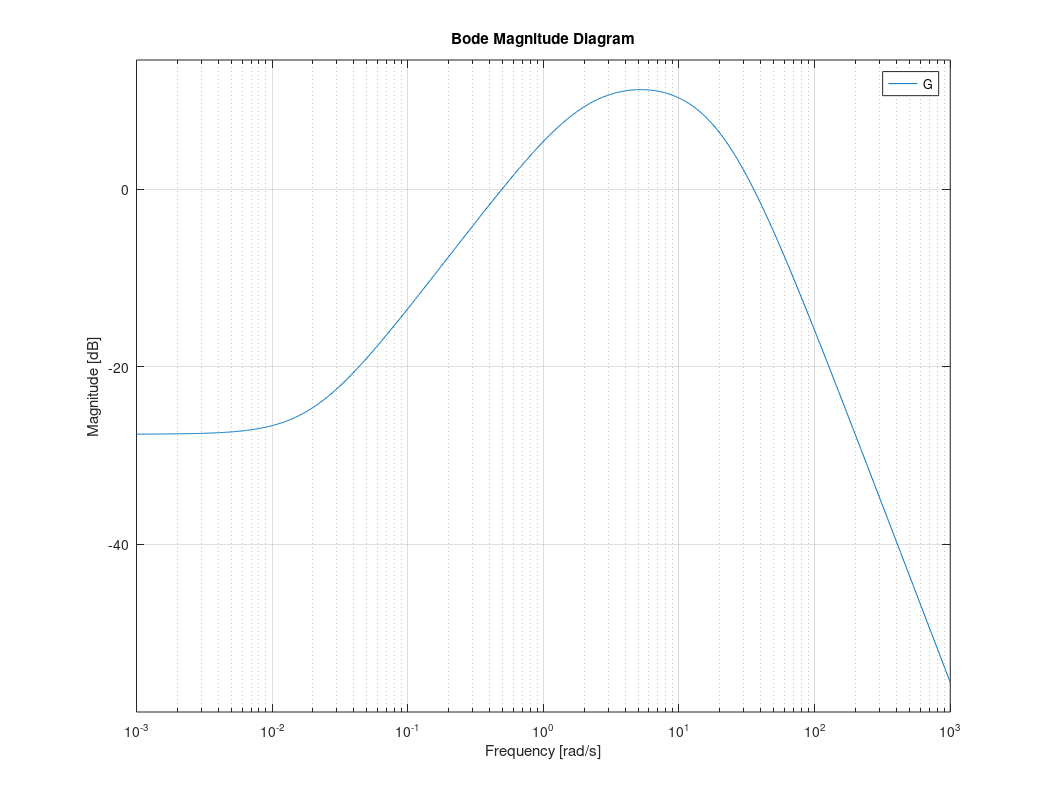
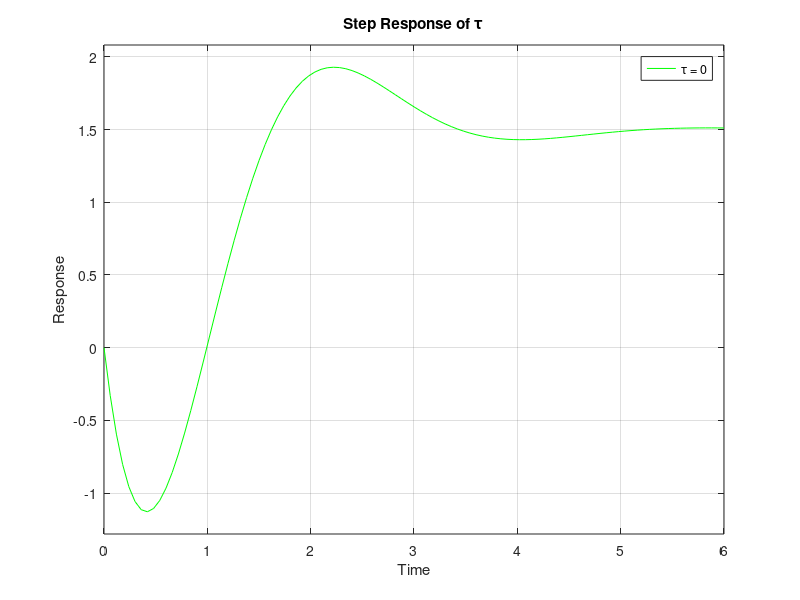
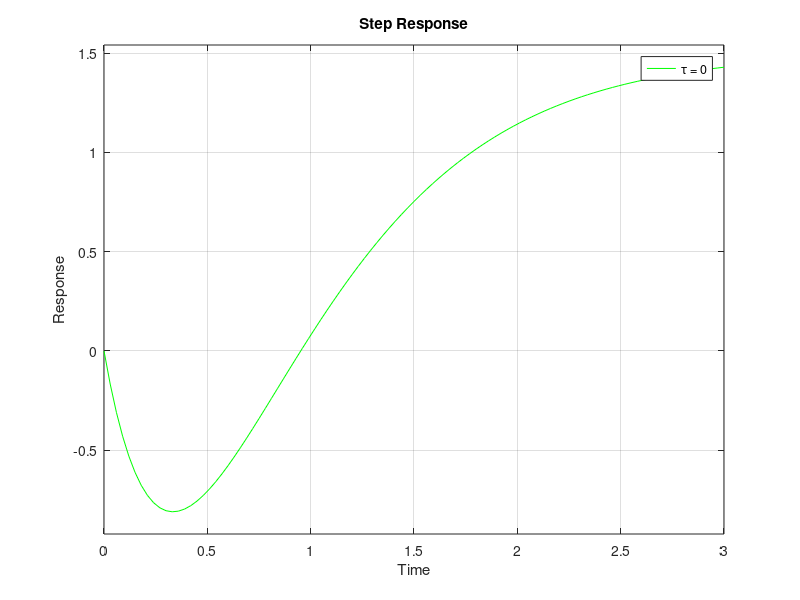
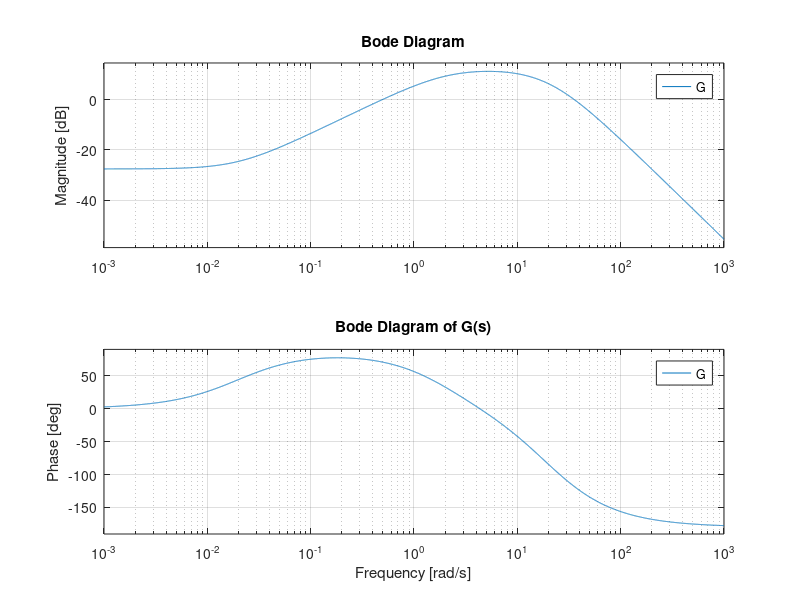

The MATLAB source for these figures, in order:
%% ENAE432 - Homework 5
% Vai Srivastava

% Clear history
clear;
clc;
%% Problem 1

s = tf('s');
tau = [0, 1, -1];
colors = ['r', 'b', 'g'];
denom = s^2 + 2*s + 4;

figure; 
hold on;
for j = 1:length(tau)
    G = 6 * (tau(j) * s + 1) / denom;
    step(G,colors(j));
end

grid on;
legend('\tau = 0', '\tau = 1', '\tau = -1', Location="southeast");
title('Step Response of \tau');
xlabel('Time');
ylabel('Response');
hold off;
%% Problem 2

denom = s^2 + 4*s + 4;

figure;
hold on;
for j = 1:length(tau)
    G = 6 * (tau(j) * s + 1) / denom;
    step(G,colors(j));
end

grid on;
legend('\tau = 0', '\tau = 1', '\tau = -1', 'Location', 'best');
title('Step Response');
xlabel('Time');
ylabel('Response');
hold off;
%% Problem 3

G = (5000 * (s + 0.02))/(3 * (2 + s) * (20 + s)^2);

w = logspace(-3, 3, 10000); 
figure; 
bode(G,w);
grid on;
title('Bode Diagram of G(s)');
%% Problem 4

f1 = figure;
bodemag(G);
grid on;
orient landscape;
title('Bode Magnitude Diagram');
print(f1);